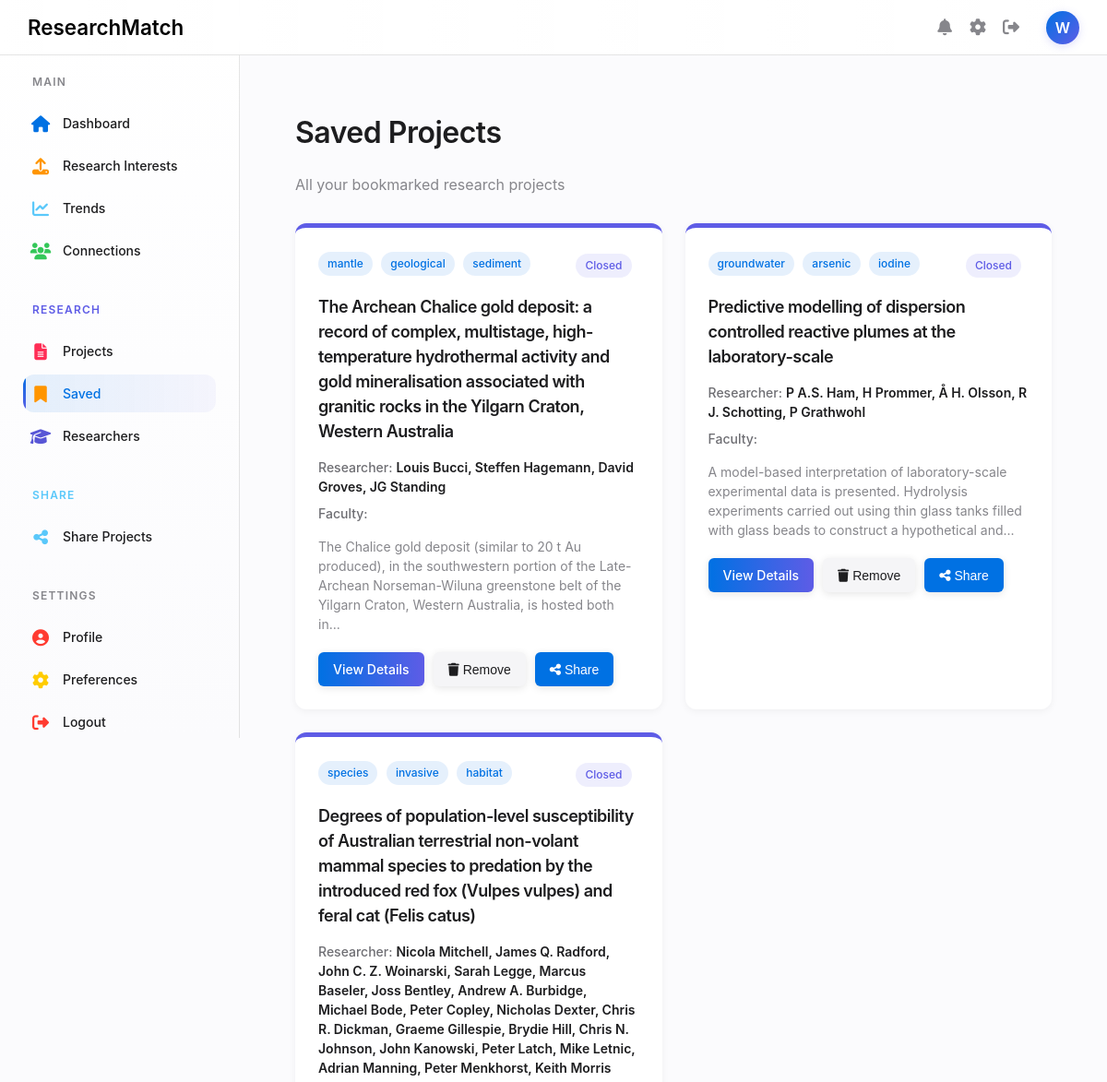
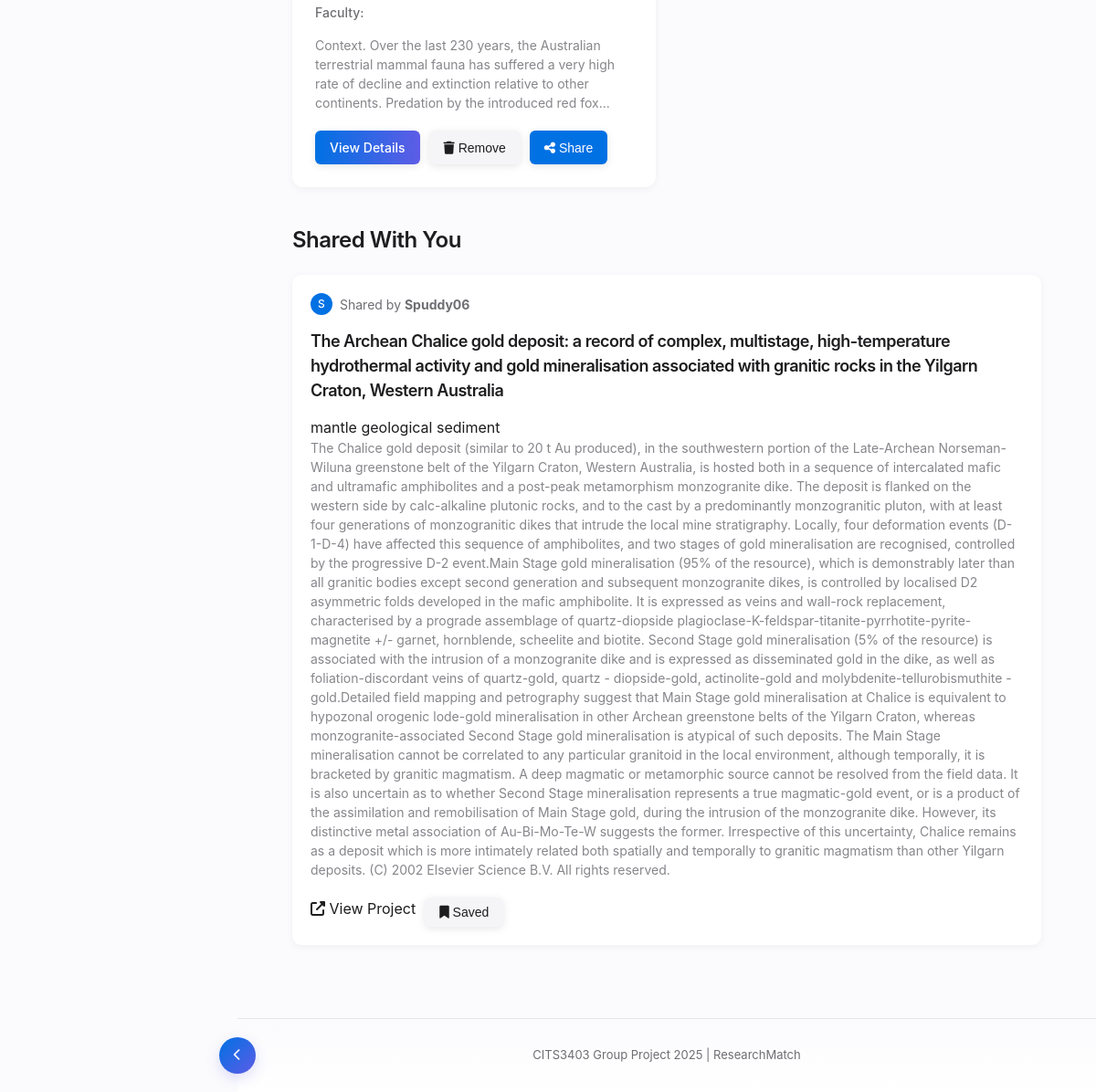
Screenshot of /saved (signed in) with the database file from the repository (2 pictures, top to bottom).
### database/schema.py (models this page shows, shortened)
class Interest(db.Model):
    id = db.Column(db.Integer, primary_key=True)
    interest_name = db.Column(db.String(100), nullable=False)

class Project(db.Model):
    id = db.Column(db.Integer, primary_key=True)
    title = db.Column(db.String(100), nullable=False)
    link = db.Column(db.String(100), nullable=False)
    is_open = db.Column(db.Boolean, nullable=False)
    summary = db.Column(db.Text, nullable=False)
    close_date = db.Column(db.Date, nullable=True)
    research_areas = db.relationship('ResearchArea', secondary=project_research_area, backref='projects')
    interests = db.relationship('Interest', secondary=project_interest, backref='projects')
    researchers = db.relationship('Researcher', secondary=project_researcher, back_populates='researcher_projects')

class Researcher(db.Model):
    id = db.Column(db.Integer, primary_key=True)
    first_name = db.Column(db.String(100), nullable=False)
    last_name = db.Column(db.String(100), nullable=False)
    email = db.Column(db.String(100), nullable=True)
    researcher_projects = db.relationship('Project', secondary=project_researcher, back_populates='researchers')

class User(db.Model):
    id = db.Column(db.Integer, primary_key=True)
    username = db.Column(db.String(100), nullable=False, unique=True)
    password_hash = db.Column(db.String(255), nullable=False)
    email = db.Column(db.String(100), nullable=False)
    research_area_id = db.Column(db.Integer, db.ForeignKey('research_area.id'))
    faculty = db.relationship('ResearchArea', backref='users')
    interests = db.relationship('Interest', secondary=user_interest, backref='users')
    saved_projects = db.relationship('Project', secondary=user_saved_projects, backref='saved_by_users')
    connections = db.relationship(
        'User',
        secondary=user_connections,
        primaryjoin=id == user_connections.c.user_id,
        secondaryjoin=id == user_connections.c.connection_id,
        back_populates='connections_reverse',
        lazy='dynamic'
    )
    connections_reverse = db.relationship(
        'User',
        secondary=user_connections,
        primaryjoin=id == user_connections.c.connection_id,
        secondaryjoin=id == user_connections.c.user_id,
        back_populates='connections',
        lazy='dynamic'
    )

### app.py (the view)
@app.route('/saved')
@token_required
def saved():
    if not session.get('user_id'):
        return redirect(url_for('login'))
    user = User.query.get(session['user_id'])
    saved_projects = user.saved_projects if user.saved_projects else []
    shared_with_user = db.session.query(
        Project, User
    ).join(
        shared_projects,
        shared_projects.c.project_id == Project.id
    ).join(
        User,
        User.id == shared_projects.c.shared_by_id
    ).filter(
        shared_projects.c.shared_with_id == user.id
    ).all()
    shared_projects_data = []
    for project, shared_by in shared_with_user:
        shared_projects_data.append({
            'project': project,
            'shared_by': shared_by,
            'is_saved': project in saved_projects
        })
    saved_user_projects = user.saved_projects if user.saved_projects else []
    return render_template('saved.html',
                          username=session['username'],
                          saved_projects=saved_projects,
                          shared_projects=shared_projects_data,
                          saved_user_projects=saved_user_projects,
                          is_authenticated_page=True,
                          user_name=session.get('username'))

### app.py (called while the page is built)
def token_required(func):
    @wraps(func)
    def decorated(*args, **kwargs):
        token = request.cookies.get('jwt_token', None)
        if not token:
            return back_to_login()
        try:
            data = jwt.decode(token, current_app.config['SECRET_KEY'], algorithms=["HS256"])
            request.user = data  # optionally attach user info to request
        except jwt.ExpiredSignatureError:
            return back_to_login()
        except jwt.InvalidTokenError:
            return back_to_login()
        return func(*args, **kwargs)
    return decorated

### templates/saved.html (shortened to what this page needs)
{% extends 'base.html' %}
{% block content %}
<div class="content-container">
    <div class="page-header">
        <h1>Saved Projects</h1>
        <p class="text-muted">All your bookmarked research projects</p>
    </div>
    <div class="saved-projects-container">
        {% if saved_projects %}
            {% for project in saved_projects %}
            <div class="project-card {% if project.is_open %}open-project{% else %}closed-project{% endif %}">
                <div class="project-header">
                    <div class="project-category">
                        {% for interest in project.interests %}
                        <span class="category-badge">{{ interest.interest_name }}</span>
                        {% endfor %}
                    </div>
                    <div class="project-status">
                        <span class="status-badge {% if project.is_open %}open{% else %}closed{% endif %}">
                            {{ 'Open' if project.is_open else 'Closed' }}
                        </span>
                    </div>
                </div>
                <h3 class="project-title">{{ project.title }}</h3>
                <div class="project-meta">
                    <div class="meta-item">
                        <span class="meta-label">Researcher:</span>
                        <span class="meta-value">
                            {% for researcher in project.researchers %}
                                {{ researcher.first_name }} {{ researcher.last_name }}{% if not loop.last %}, {% endif %}
                            {% endfor %}
                        </span>
                    </div>
                    <div class="meta-item">
                        <span class="meta-label">Faculty:</span>
                    </div>
                </div>
                {% if project.summary %}
                <div class="project-summary">
                    <p>{{ project.summary|truncate(200) }}</p>
                </div>
                {% endif %}
                <div class="project-actions">
                    <a href="{{ project.link }}" target="_blank" class="btn primary">View Details</a>
                    <button class="btn secondary remove-saved" data-project-id="{{ project.id }}">
                        <i class="fas fa-trash"></i> Remove
                    </button>
                    <button class="btn tertiary share-saved" data-project-id="{{ project.id }}">
                        <i class="fas fa-share-alt"></i> Share
                    </button>
                </div>
            </div>
            {% endfor %}
        {% endif %}
    </div>
    <div class="shared-projects-section">
        <h2>Shared With You</h2>
        {% if shared_projects %}
            <div class="shared-projects-list">
                {% for shared in shared_projects %}
                <div class="shared-project-card">
                    <div class="project-info">
                        <div class="shared-by">
                            <div class="shared-avatar">{{ shared.shared_by.username[0].upper() }}</div>
                            <span>Shared by <strong>{{ shared.shared_by.username }}</strong></span>
                        </div>
                        <h3 class="project-title">{{ shared.project.title }}</h3>
                        <div class="project-tags">
                            {% for interest in shared.project.interests %}
                            <span class="project-tag">{{ interest.interest_name }}</span>
                            {% endfor %}
                        </div>
                        <p class="project-summary">{{ shared.project.summary }}</p>
                    </div>
                    <div class="project-actions">
                        <a href="{{ shared.project.link }}" target="_blank" class="btn-view-project">
                            <i class="fas fa-external-link-alt"></i> View Project
                        </a>
                        <button class="btn secondary save-project" data-project-id="{{ shared.project.id }}">
                            <i class="fas fa-bookmark"></i> {{ 'Saved' if shared.project in saved_user_projects else 'Save' }}
                        </button>
                    </div>
                </div>
                {% endfor %}
            </div>
        {% else %}
            <div class="empty-state small">
                <p>No projects have been shared with you yet. Connect with more researchers to discover shared projects.</p>
            </div>
        {% endif %}
    </div>
</div>
{% endblock %}

### static/css/style.css (style rules this page uses)
:root { --primary-color: #0071E3; --primary-dark: #005BBB; --primary-light: #E1F0FF; --accent-purple: #5E5CE6; --accent-pink: #FF2D55; --accent-orange: #FF9500; --accent-teal: #5AC8FA; --accent-green: #34C759; --accent-red: #FF3B30; --accent-yellow: #FFCC00; --accent-indigo: #5856D6; --text-primary: #1D1D1F; --text-secondary: #86868B; --text-tertiary: #6E6E73; --border-light: rgba(0, 0, 0, 0.1); --background-light: #FBFBFD; --background-medium: #F5F5F7; --card-background: #FFFFFF; --shadow-sm: 0 2px 8px rgba(0, 0, 0, 0.05); --shadow-md: 0 5px 20px rgba(0, 0, 0, 0.08); --shadow-lg: 0 10px 30px rgba(0, 0, 0, 0.1); --transition: all 0.25s ease; --radius-sm: 8px; --radius-md: 12px; --radius-lg: 20px; --header-height: 60px; --sidebar-width: 260px; --sidebar-collapsed-width: 80px; }
body { margin: 0; font-family: -apple-system, BlinkMacSystemFont, "Segoe UI", Roboto, Helvetica, Arial, sans-serif; background-color: var(--background-light); color: var(--text-primary); line-height: 1.5; min-height: 100vh; display: flex; flex-direction: column; scroll-behavior: smooth; }
a { text-decoration: none; color: inherit; }
button { cursor: pointer; }
* { margin: 0; padding: 0; box-sizing: border-box; }
h1, h2, h3 { font-weight: 600; letter-spacing: -0.5px; margin-bottom: 20px; color: var(--text-primary); }
.btn { border-radius: 24px; font-weight: 600; padding: 10px 24px; background-color: #0071e3; color: white; border: none; transition: background-color 0.3s ease, transform 0.2s ease; cursor: pointer; box-shadow: 0 2px 8px rgba(0, 0, 0, 0.1); margin-bottom: 0; }
a, .btn, .card, .input, .nav-link { transition: all 0.3s ease; }
.meta-label { color: var(--text-tertiary); font-weight: 500; }
.meta-value { color: var(--text-primary); font-weight: 600; }
.project-status { font-size: 12px; padding: 3px 8px; border-radius: 10px; }

### templates/saved.html (style rules this page uses)
.content-container { max-width: 1200px; margin: 0 auto; padding: 20px; }
.page-header { margin-bottom: 30px; }
.text-muted { color: var(--text-secondary); }
.saved-projects-container { display: grid; grid-template-columns: repeat(auto-fill, minmax(350px, 1fr)); gap: 25px; }
.project-card { background-color: white; border-radius: 12px; padding: 25px; box-shadow: var(--shadow-sm); transition: var(--transition); border-top: 5px solid; }
.closed-project { border-color: var(--accent-purple); }
.project-header { display: flex; justify-content: space-between; margin-bottom: 15px; }
.category-badge { display: inline-block; padding: 4px 10px; border-radius: 15px; font-size: 12px; font-weight: 500; background-color: rgba(0, 113, 227, 0.1); color: var(--primary-color); margin-right: 5px; }
.status-badge { display: inline-block; padding: 4px 10px; border-radius: 15px; font-size: 12px; font-weight: 500; }
.status-badge.closed { background-color: rgba(94, 92, 230, 0.1); color: var(--accent-purple); }
.project-title { font-size: 18px; margin-bottom: 15px; }
.project-meta { display: grid; grid-template-columns: 1fr; gap: 8px; margin-bottom: 15px; }
.meta-item { font-size: 14px; }
.meta-label { font-weight: 500; color: var(--text-tertiary); }
.meta-value { color: var(--text-primary); }
.project-summary { margin-bottom: 20px; font-size: 14px; color: var(--text-secondary); }
.project-actions { display: flex; gap: 10px; }
.btn { padding: 8px 16px; border-radius: 6px; font-size: 14px; font-weight: 500; cursor: pointer; transition: var(--transition); border: none; }
.btn.primary { background: linear-gradient(90deg, var(--primary-color), var(--accent-purple)); color: white; }
.btn.secondary { background-color: var(--background-medium); color: var(--text-primary); }
.shared-projects-section { margin-top: 40px; }
.shared-project-card { position: relative; background-color: white; border-radius: 10px; box-shadow: var(--shadow-sm); padding: 20px; margin-bottom: 20px; }
.shared-by { display: flex; align-items: center; margin-bottom: 15px; font-size: 14px; color: var(--text-tertiary); }
.shared-avatar { width: 24px; height: 24px; border-radius: 50%; background-color: var(--primary-color); color: white; display: flex; align-items: center; justify-content: center; font-weight: 500; margin-right: 8px; font-size: 12px; }

### rows the page displays
Project: is_open "Closed", title "The Archean Chalice gold deposit: a record of complex, multistage, high-temperature hydrothermal activity and gold mineralisation associated with granitic rocks in the Yilgarn Craton, Western Australia", summary "The Chalice gold deposit (similar to 20 t Au produced), in the southwestern portion of the Late-Archean Norseman-Wiluna greenstone belt of the Yilgarn Craton, Western Australia, is hosted both in...", project "The Archean Chalice gold deposit: a record of complex, multistage, high-temperature hydrothermal activity and gold mineralisation associated with granitic rocks in the Yilgarn Craton, Western Australia", project.summary "The Chalice gold deposit (similar to 20 t Au produced), in the southwestern portion of the Late-Archean Norseman-Wiluna greenstone belt of the Yilgarn Craton, Western Australia, is hosted both in a sequence of intercalated mafic and ultramafic amphibolites and a post-peak metamorphism monzogranite dike. The deposit is flanked on the western side by calc-alkaline plutonic rocks, and to the cast by a predominantly monzogranitic pluton, with at least four generations of monzogranitic dikes that intrude the local mine stratigraphy. Locally, four deformation events (D-1-D-4) have affected this sequence of amphibolites, and two stages of gold mineralisation are recognised, controlled by the…"
Interest: interest_name "mantle"
Interest: interest_name "geological"
Interest: interest_name "sediment"
Researcher: first_name "Louis", last_name "Bucci"
Researcher: first_name "Steffen", last_name "Hagemann"
Researcher: first_name "David", last_name "Groves"
Researcher: first_name "JG", last_name "Standing"
Project: is_open "Closed", title "Predictive modelling of dispersion controlled reactive plumes at the laboratory-scale", summary "A model-based interpretation of laboratory-scale experimental data is presented. Hydrolysis experiments carried out using thin glass tanks filled with glass beads to construct a hypothetical and..."
Interest: interest_name "groundwater"
Interest: interest_name "arsenic"
Interest: interest_name "iodine"
Researcher: first_name "P", last_name "A.S. Ham"
Researcher: first_name "H", last_name "Prommer"
Researcher: first_name "Å", last_name "H. Olsson"
Researcher: first_name "R", last_name "J. Schotting"
Researcher: first_name "P", last_name "Grathwohl"
Project: is_open "Closed", title "Degrees of population-level susceptibility of Australian terrestrial non-volant mammal species to predation by the introduced red fox (Vulpes vulpes) and feral cat (Felis catus)", summary "Context. Over the last 230 years, the Australian terrestrial mammal fauna has suffered a very high rate of decline and extinction relative to other continents. Predation by the introduced red fox..."
Interest: interest_name "species"
Interest: interest_name "invasive"
Interest: interest_name "habitat"
Researcher: first_name "Nicola", last_name "Mitchell"
Researcher: first_name "James", last_name "Q. Radford"
Researcher: first_name "John", last_name "C. Z. Woinarski"
Researcher: first_name "Sarah", last_name "Legge"
Researcher: first_name "Marcus", last_name "Baseler"
Researcher: first_name "Joss", last_name "Bentley"
Researcher: first_name "Andrew", last_name "A. Burbidge"
Researcher: first_name "Michael", last_name "Bode"
Researcher: first_name "Peter", last_name "Copley"
Researcher: first_name "Nicholas", last_name "Dexter"
Researcher: first_name "Chris", last_name "R. Dickman"
Researcher: first_name "Graeme", last_name "Gillespie"
Researcher: first_name "Brydie", last_name "Hill"
Researcher: first_name "Chris", last_name "N. Johnson"
Researcher: first_name "John", last_name "Kanowski"
Researcher: first_name "Peter", last_name "Latch"
Researcher: first_name "Mike", last_name "Letnic"
Researcher: first_name "Adrian", last_name "Manning"
Researcher: first_name "Peter", last_name "Menkhorst"
Researcher: first_name "Keith", last_name "Morris"
User: shared_by "S", shared_by.username "Spuddy06"

### other values shown
{{ user_name[0].upper() if user_name else 'U' }} "W"
{{ 'Saved' if shared.project in saved_user_projects else 'Save' }} "Saved"
